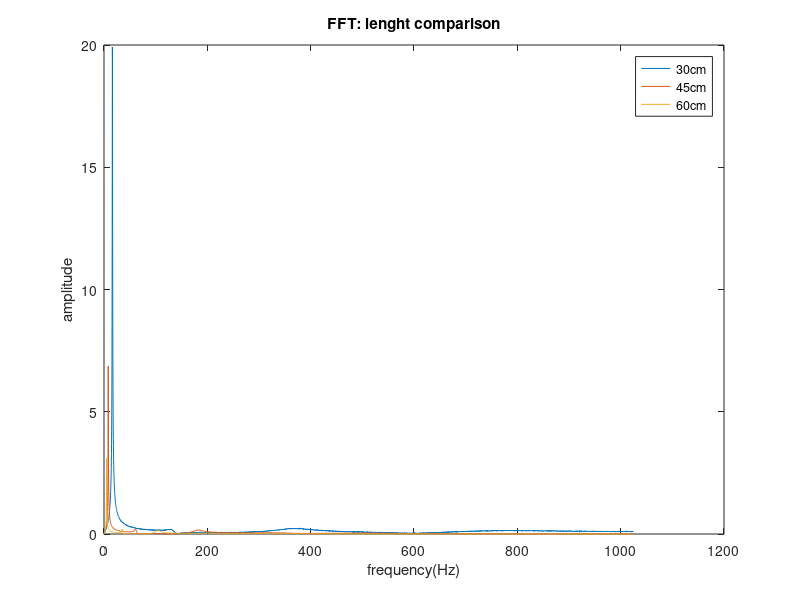

The MATLAB source for this figure:
clear all
close all 
clc

load('VDeXpiLab1_2022413_233.mat')  %30cm 100g 2cm steel
fs=2048;    %sampling frequency
X=fft(Out.Acc(1,:));
n=length(Out.Time);
f=linspace(0,fs/2,round(n/2));


X=abs(2*(X(1:round(n/2)))/n);
X(1)=X(1)/2;

figure
plot(f,X)
title('FFT')
xlabel('frequency(Hz)')
ylabel('amplitude')
hold on

load('VDeXpiLab1_2022413_235.mat')  %45cm 100g 2cm steel
X=fft(Out.Acc(1,:));
n=length(Out.Time);
f=linspace(0,fs/2,round(n/2));


X=abs(2*(X(1:round(n/2)))/n);
X(1)=X(1)/2;

plot(f,X)
title('FFT')
xlabel('frequency(Hz)')
ylabel('amplitude')
hold on

load('VDeXpiLab1_2022413_237.mat')  %60cm 100g 2cm steel
X=fft(Out.Acc(1,:));
n=length(Out.Time);
f=linspace(0,fs/2,round(n/2));


X=abs(2*(X(1:round(n/2)))/n);
X(1)=X(1)/2;

plot(f,X)
title('FFT: lenght comparison')
xlabel('frequency(Hz)')
ylabel('amplitude')
legend('30cm','45cm','60cm')
hold on